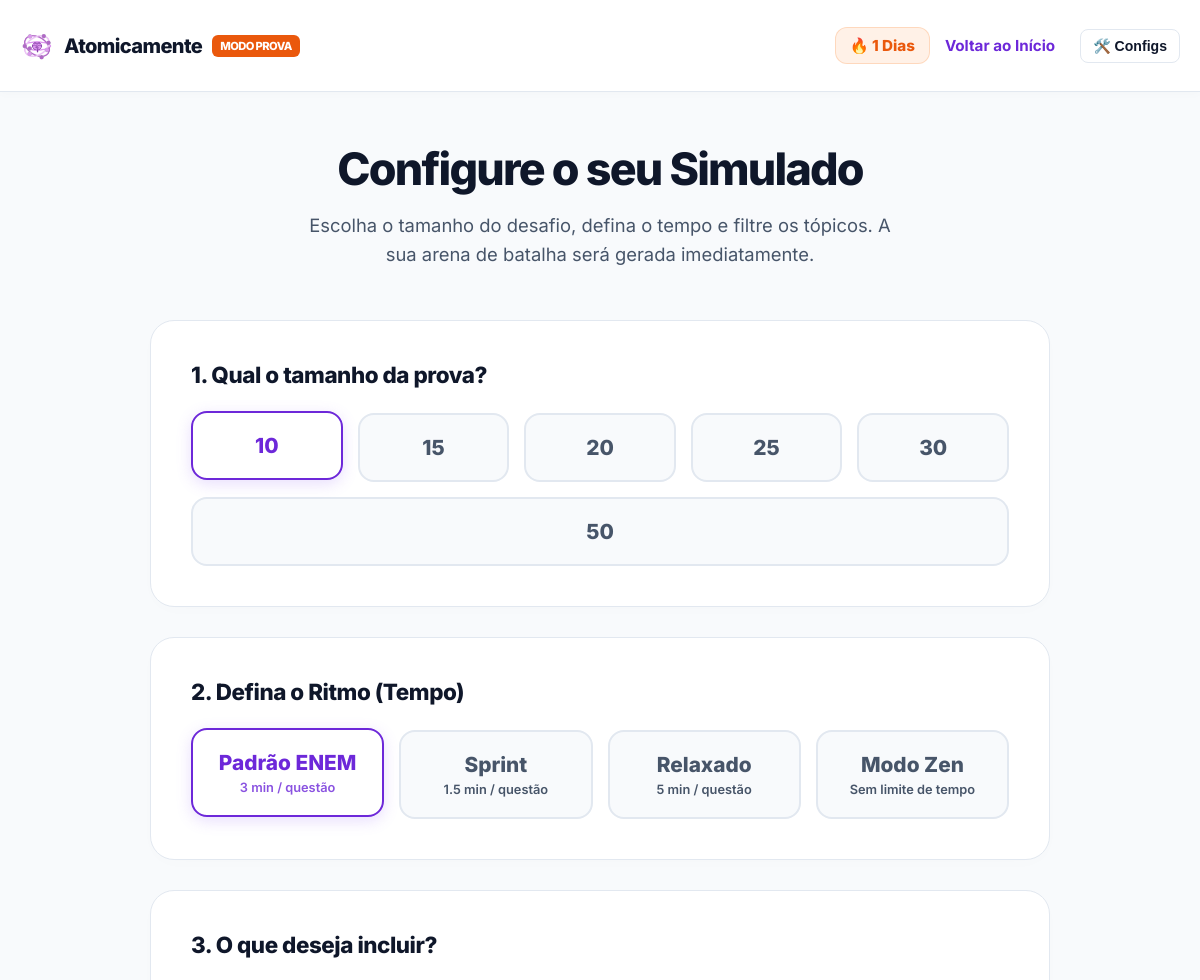
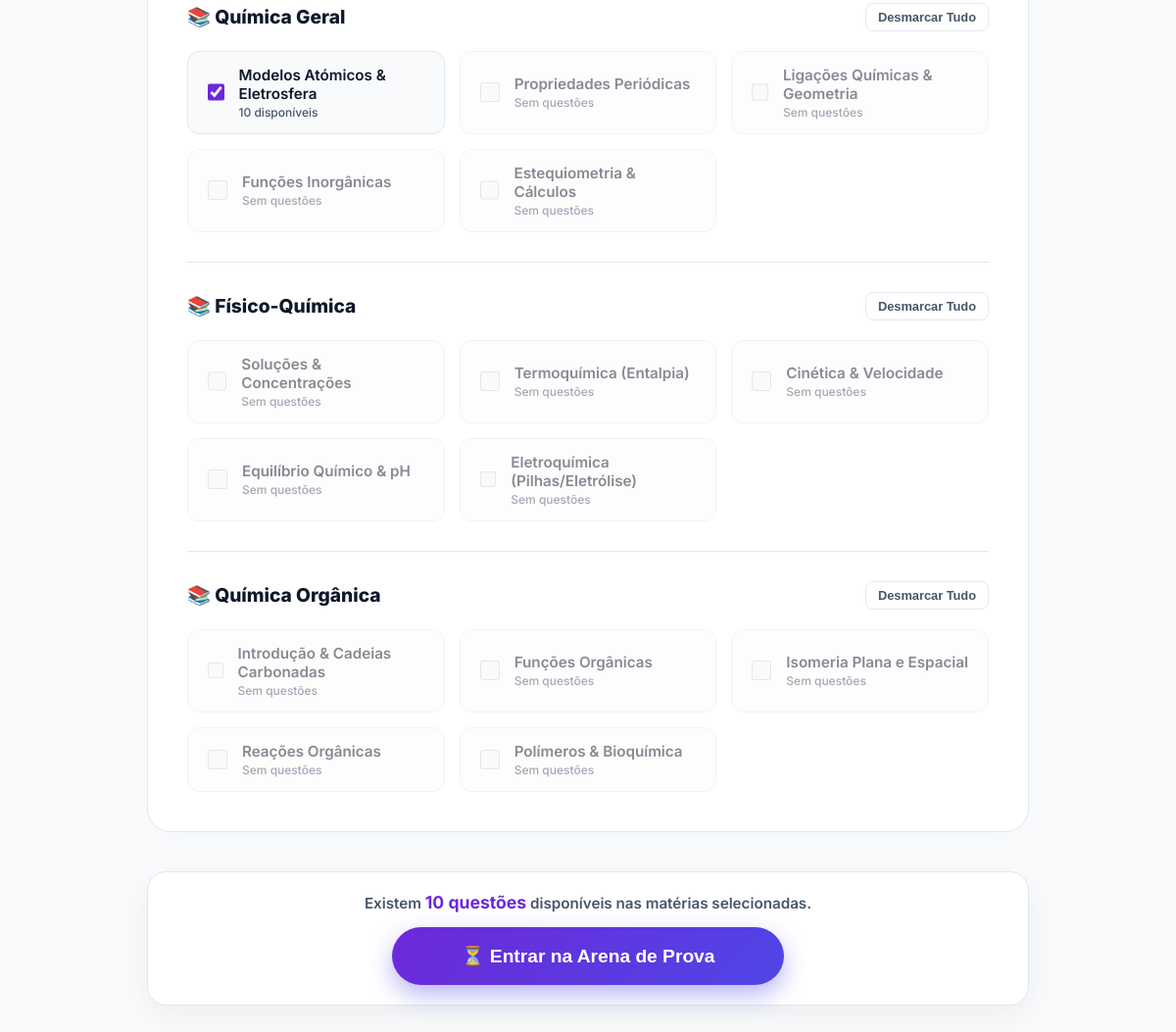
Screenshot of /simulado.php (signed in) with the database file from the repository (2 pictures, top to bottom).
### tables this page shows
CREATE TABLE `users` (
  `id` int(11) NOT NULL,
  `role_id` int(11) NOT NULL,
  `nome` varchar(100) NOT NULL,
  `email` varchar(150) NOT NULL,
  `password_hash` varchar(255) NOT NULL,
  `meta_diaria` int(11) DEFAULT '20',
  `frente_foco` varchar(50) DEFAULT '',
  `streak` int(11) DEFAULT '0',
  `ultimo_estudo` date DEFAULT NULL
);

CREATE TABLE `topicos` (
  `id` int(11) NOT NULL,
  `frente_id` int(11) NOT NULL,
  `nome` varchar(100) NOT NULL,
  `slug` varchar(100) NOT NULL
);

### simulado.php (the view, shortened to what this page needs)
<?php
require_once 'config.php';
$user_id = $_SESSION['user_id'];
try {
    $stmtStreak = $pdo->prepare("SELECT streak FROM users WHERE id = :uid");
    $stmtStreak->execute([':uid' => $user_id]);
    $streak_aluno = $stmtStreak->fetchColumn() ?: 0;
    $stmtMapeamento = $pdo->query("
        SELECT
            f.id as frente_id, f.nome as frente_nome,
            t.id as topico_id, t.nome as topico_nome,
            (SELECT COUNT(*) FROM questions q WHERE q.subtopic_id = t.id) as qtd_questoes
        FROM frentes f
        JOIN topicos t ON f.id = t.frente_id
        ORDER BY f.id ASC, t.id ASC
    ");
    $frentes_agrupadas = [];
    while ($row = $stmtMapeamento->fetch(PDO::FETCH_ASSOC)) {
        $frentes_agrupadas[$row['frente_id']]['nome'] = $row['frente_nome'];
        $frentes_agrupadas[$row['frente_id']]['topicos'][] = [
            'id' => $row['topico_id'],
            'nome' => $row['topico_nome'],
            'qtd' => $row['qtd_questoes']
        ];
    }
} catch (PDOException $e) {
    die("Erro ao carregar configurações: " . $e->getMessage());
}
?>
<!DOCTYPE html>
<html lang="pt-BR">
<head>
  <link rel="stylesheet" href="css/plataforma.css">
</head>
<body class="dash-body">
  <header class="topo-dash">
    <div class="nav-dash">
      <a href="dashboard.php" class="marca-dash">
        <img src="assets/icone-simplificado.png" alt="Logo" style="height: 34px; border-radius: 8px;" />
        Atomicamente <span class="badge-enem" style="font-size: 0.7rem; font-weight: 800; padding: 4px 8px; border-radius: 6px; color: white; background: #ea580c;">MODO PROVA</span>
      </a>
      <div style="display: flex; align-items: center; gap: 15px;">
        <div style="display: flex; align-items: center; gap: 6px; background: rgba(249, 115, 22, 0.1); border: 1px solid rgba(249, 115, 22, 0.2); padding: 8px 14px; border-radius: 12px; font-weight: 800; color: #ea580c; font-size: 0.95rem;">
          🔥 <?php echo $streak_aluno; ?> Dias
        </div>
        <a href="dashboard.php" style="color: var(--roxo-base); text-decoration: none; font-weight: 700; font-size: 0.95rem; margin-right: 10px;">Voltar ao Início</a>
        <div class="menu-dropdown">
          <button onclick="alternarDropdown('drop-config')" style="background: none; border: 1px solid var(--borda); color: var(--texto-principal); padding: 8px 12px; font-size: 0.88rem; border-radius: 8px; font-weight: 600; cursor: pointer;">🛠️ Configs</button>
        </div>
      </div>
    </div>
  </header>
  <form action="prova.php" method="POST" id="formSimulado">
    <div class="container-simulado">
      <div class="hero-simulado">
        <h1 class="titulo-hero">Configure o seu Simulado</h1>
        <p class="subtitulo-hero">Escolha o tamanho do desafio, defina o tempo e filtre os tópicos. A sua arena de batalha será gerada imediatamente.</p>
      </div>
      <div class="secao-config">
        <h2 class="titulo-secao">1. Qual o tamanho da prova?</h2>
        <div class="grid-cards">
          <?php foreach ([10, 15, 20, 25, 30, 50] as $idx => $qtd): ?>
            <label for="qtd_<?php echo $qtd; ?>" class="label-card"><?php echo $qtd; ?></label>
          <?php endforeach; ?>
        </div>
      </div>
      <div class="secao-config">
        <h2 class="titulo-secao">2. Defina o Ritmo (Tempo)</h2>
        <div class="grid-cards">
          <label for="ritmo_padrao" class="label-card">
            Padrão ENEM
            <span class="desc-card">3 min / questão</span>
          </label>
          <label for="ritmo_sprint" class="label-card">
            Sprint
            <span class="desc-card">1.5 min / questão</span>
          </label>
          <label for="ritmo_relax" class="label-card">
            Relaxado
            <span class="desc-card">5 min / questão</span>
          </label>
          <label for="ritmo_livre" class="label-card">
            Modo Zen
            <span class="desc-card">Sem limite de tempo</span>
          </label>
        </div>
      </div>
      <div class="secao-config">
        <h2 class="titulo-secao">3. O que deseja incluir?</h2>
        <?php foreach ($frentes_agrupadas as $frente_id => $frente): ?>
          <div class="frente-bloco">
            <div class="frente-topo">
              <span class="frente-titulo">📚 <?php echo htmlspecialchars($frente['nome']); ?></span>
              <button type="button" class="btn-selecionar-todos" onclick="toggleFrente(<?php echo $frente_id; ?>, this)">Desmarcar Tudo</button>
            </div>
            <div class="grid-topicos" id="grid_frente_<?php echo $frente_id; ?>">
              <?php foreach ($frente['topicos'] as $topico): ?>
                <?php $desativado = $topico['qtd'] == 0; ?>
                <label class="topico-item <?php echo $desativado ? 'desativado' : ''; ?>">
                  <input type="checkbox" name="topicos[]" value="<?php echo $topico['id']; ?>" data-qtd="<?php echo $topico['qtd']; ?>" class="check-custom checkbox-frente-<?php echo $frente_id; ?>" <?php echo $desativado ? 'disabled' : 'checked'; ?>>
                  <div class="topico-info">
                    <span class="topico-nome"><?php echo htmlspecialchars($topico['nome']); ?></span>
                    <span class="topico-badge"><?php echo $desativado ? 'Sem questões' : $topico['qtd'] . ' disponíveis'; ?></span>
                  </div>
                </label>
              <?php endforeach; ?>
            </div>
          </div>
        <?php endforeach; ?>
      </div>
      <div class="barra-acao-fixa">
        <div class="contador-info" id="contadorDisponivel">
        </div>
        <button type="submit" class="btn-gerar" id="btnSubmit">⏳ Entrar na Arena de Prova</button>
      </div>
    </div>
  </form>
</body>
</html>

### css/plataforma.css (style rules this page uses)
:root { --roxo-base: #6d28d9; --roxo-vivo: #8b5cf6; --sucesso: #10b981; --bg-global: #f8fafc; --bg-card: #ffffff; --bg-topo: #ffffff; --bg-dropdown: #ffffff; --borda: #e2e8f0; --texto-principal: #0f172a; --texto-secundario: #475569; --roxo-profundo: #1e1b4b; --bg-hover-radio: #f5f3ff; --sucesso-fundo: #ecfdf5; }
body.dash-body { font-family: 'Inter', system-ui, -apple-system, sans-serif; background-color: var(--bg-global) !important; color: var(--texto-principal) !important; margin: 0; padding: 0; transition: background-color 0.2s ease, color 0.2s ease; }
h1, h2, h3, h4 { color: var(--texto-principal); }
p, span, label { color: var(--texto-principal); }
.topo-dash { background-color: var(--bg-topo) !important; border-bottom: 1px solid var(--borda) !important; padding: 15px 0; position: sticky; top: 0; z-index: 100; transition: background-color 0.2s ease, border-color 0.2s ease; }
.nav-dash { display: flex; justify-content: space-between; align-items: center; }
.marca-dash { display: flex; align-items: center; gap: 10px; font-weight: 800; font-size: 1.2rem; color: var(--texto-principal) !important; text-decoration: none; }
.badge-enem { background: #f59e0b; color: white; font-size: 0.7rem; padding: 2px 6px; border-radius: 4px; font-weight: bold; }
.menu-dropdown { position: relative !important; display: inline-block !important; }

### rows the page displays
users: streak "1"
topicos: nome "Modelos Atómicos & Eletrosfera", qtd "10"
topicos: nome "Propriedades Periódicas", shows "Sem questões"
topicos: nome "Ligações Químicas & Geometria", shows "Sem questões"
topicos: nome "Funções Inorgânicas", shows "Sem questões"
topicos: nome "Estequiometria & Cálculos", shows "Sem questões"
topicos: nome "Soluções & Concentrações", shows "Sem questões"
topicos: nome "Termoquímica (Entalpia)", shows "Sem questões"
topicos: nome "Cinética & Velocidade", shows "Sem questões"
topicos: nome "Equilíbrio Químico & pH", shows "Sem questões"
topicos: nome "Eletroquímica (Pilhas/Eletrólise)", shows "Sem questões"
topicos: nome "Introdução & Cadeias Carbonadas", shows "Sem questões"
topicos: nome "Funções Orgânicas", shows "Sem questões"
topicos: nome "Isomeria Plana e Espacial", shows "Sem questões"
topicos: nome "Reações Orgânicas", shows "Sem questões"
topicos: nome "Polímeros & Bioquímica", shows "Sem questões"

### other values shown
$qtd "10"
$qtd "15"
$qtd "20"
$qtd "25"
$qtd "30"
$qtd "50"
$frente['nome'] "Química Geral"
$frente['nome'] "Físico-Química"
$frente['nome'] "Química Orgânica"
